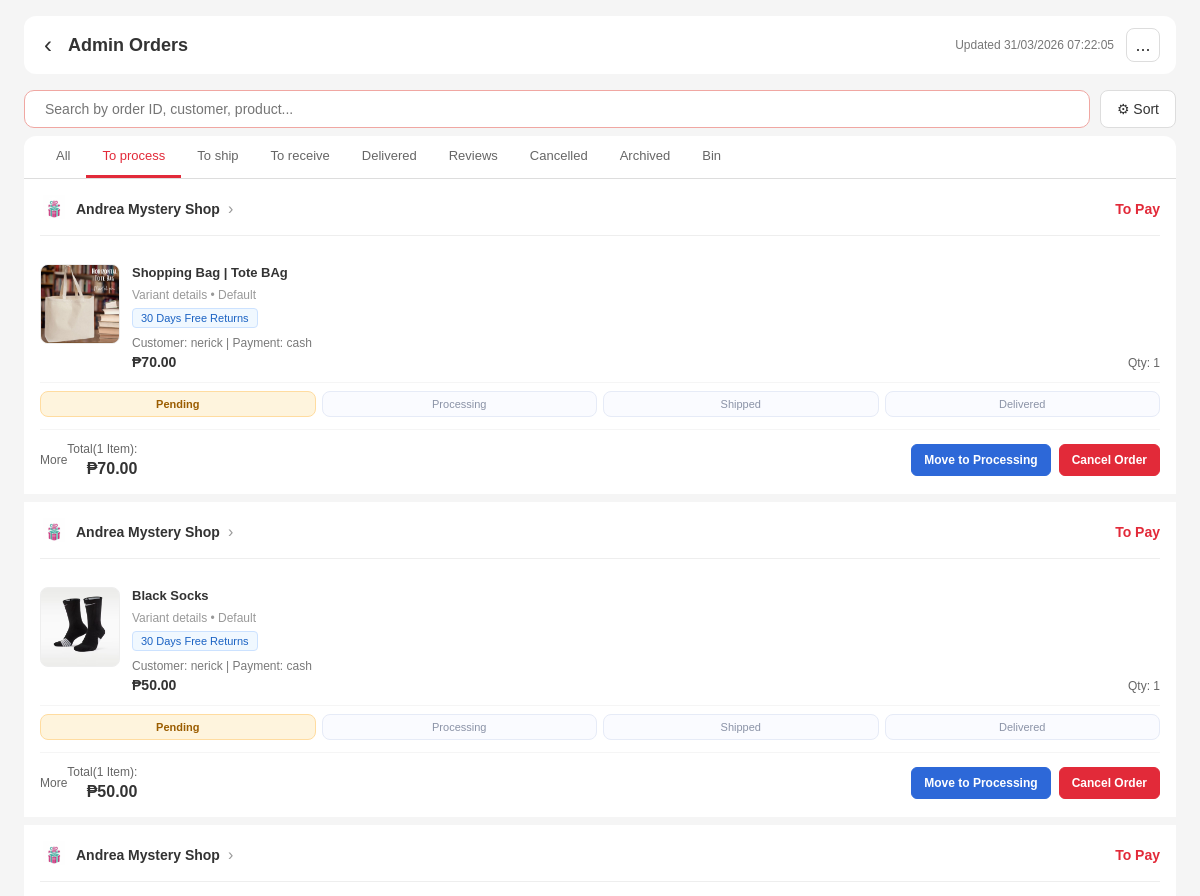
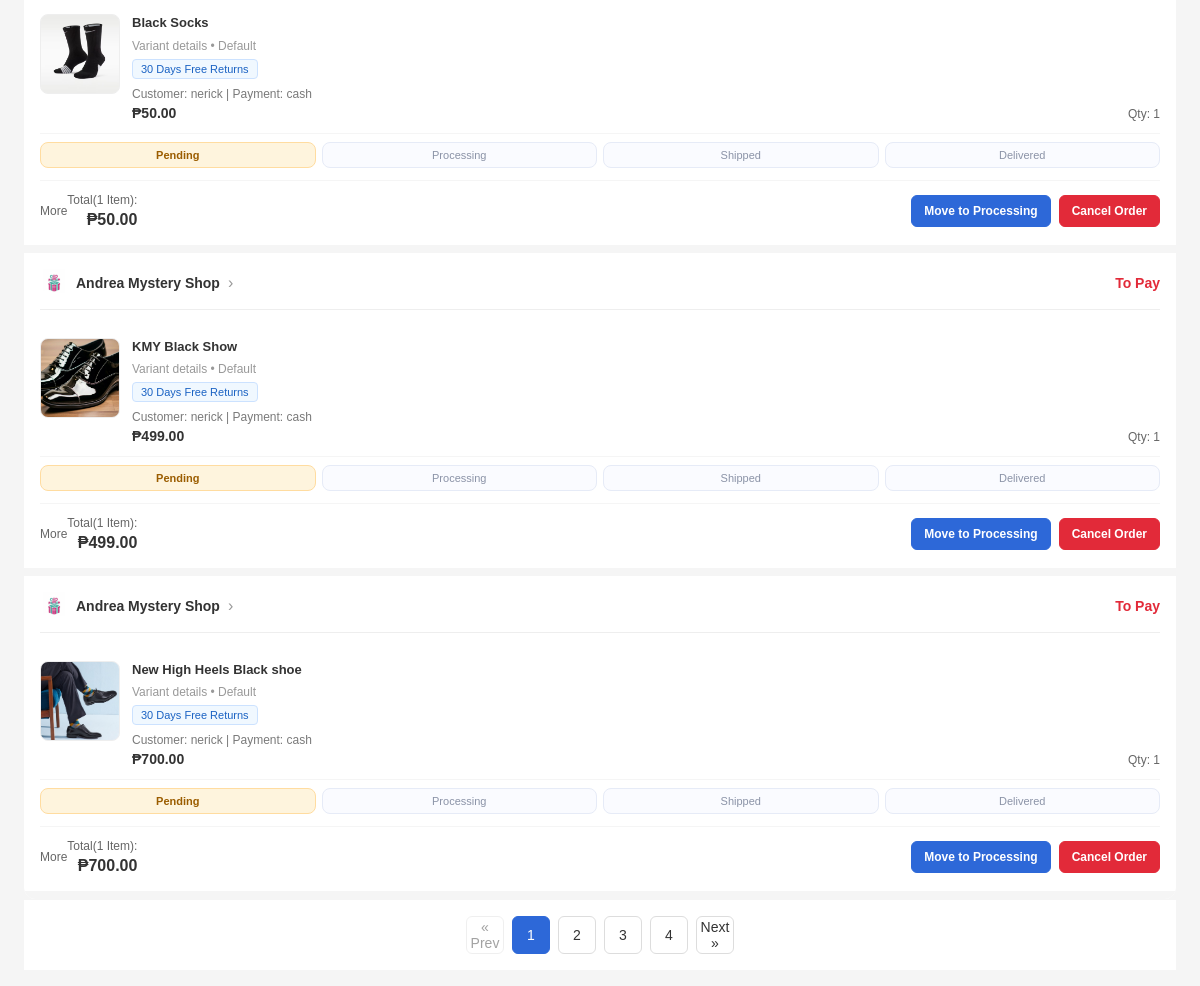
The page /admin_orders.php?status=pending (signed in) on the database its author committed (2 pictures, top to bottom).
### tables this page shows
CREATE TABLE `orders` (
  `order_id` int(11) NOT NULL,
  `user_id` int(11) DEFAULT NULL,
  `recipient_id` int(11) DEFAULT NULL,
  `order_date` datetime DEFAULT current_timestamp(),
  `status` enum('pending','processing','shipped','delivered','received','cancelled','reviewed') DEFAULT 'pending',
  `archived` tinyint(1) NOT NULL DEFAULT 0,
  `binned` tinyint(1) NOT NULL DEFAULT 0,
  `payment_method` enum('cash','gcash') DEFAULT 'cash',
  `total_amount` decimal(10,2) DEFAULT NULL
);

CREATE TABLE `products` (
  `product_id` int(11) NOT NULL,
  `parent_product_id` int(11) DEFAULT NULL,
  `archived` tinyint(1) NOT NULL DEFAULT 0,
  `product_name` varchar(150) DEFAULT NULL,
  `product_description` text DEFAULT NULL,
  `price` decimal(10,2) DEFAULT NULL,
  `product_stock` int(11) DEFAULT NULL,
  `order_count` int(11) NOT NULL DEFAULT 0,
  `category_id` int(11) DEFAULT NULL,
  `average_rating` decimal(3,2) DEFAULT 0.00
);

CREATE TABLE `users` (
  `user_id` int(11) NOT NULL,
  `full_name` varchar(100) NOT NULL,
  `email` varchar(150) NOT NULL,
  `password` varchar(255) NOT NULL,
  `role` enum('admin','user') DEFAULT 'user',
  `status` enum('active','inactive') DEFAULT 'active',
  `created_at` timestamp NOT NULL DEFAULT current_timestamp(),
  `updated_at` timestamp NOT NULL DEFAULT current_timestamp() ON UPDATE current_timestamp()
);

CREATE TABLE `order_items` (
  `order_item_id` int(11) NOT NULL,
  `order_id` int(11) NOT NULL,
  `product_id` int(11) NOT NULL,
  `quantity` int(11) NOT NULL CHECK (`quantity` > 0),
  `price` decimal(10,2) NOT NULL
);

### admin_orders.php (the view, shortened to what this page needs)
<?php
require_once 'dbConnection.php';
$statusLabels = [
  'pending' => 'Pending',
  'processing' => 'Processing',
  'shipped' => 'Shipped',
  'delivered' => 'Delivered',
  'received' => 'Received',
  'reviewed' => 'Reviewed',
  'cancelled' => 'Cancelled'
];
$linearFlow = ['pending', 'processing', 'shipped', 'delivered'];
$nextStatusMap = [
  'pending' => 'processing',
  'processing' => 'shipped',
  'shipped' => 'delivered'
];
$orders = [];
$orderSql = 'SELECT
  o.order_id,
  o.user_id,
  o.recipient_id,
  o.order_date,
  o.status,
  o.archived,
  o.binned,
  o.payment_method,
  o.total_amount,
  u.full_name AS customer_name,
  oi.order_item_id,
  oi.product_id,
  oi.quantity,
  oi.price,
  p.product_name,
  p.product_description,
  (SELECT pi.image_url
   FROM product_images pi
   WHERE pi.product_id = p.product_id
     AND LOWER(pi.image_url) REGEXP "\\\\.(jpg|jpeg|png|gif|webp)$"
   ORDER BY pi.is_pinned DESC, pi.image_id ASC
   LIMIT 1) AS product_image
  FROM orders o
  LEFT JOIN users u ON o.user_id = u.user_id
  LEFT JOIN order_items oi ON o.order_id = oi.order_id
  LEFT JOIN products p ON oi.product_id = p.product_id
  ORDER BY o.order_date DESC, o.order_id DESC, oi.order_item_id ASC';
$orderResult = $conn->query($orderSql);
if ($orderResult) {
  while ($row = $orderResult->fetch_assoc()) {
    $orderId = intval($row['order_id']);
    if (!isset($orders[$orderId])) {
      $orders[$orderId] = [
        'order_id' => $orderId,
        'user_id' => intval($row['user_id'] ?? 0),
        'recipient_id' => intval($row['recipient_id'] ?? 0),
        'order_date' => $row['order_date'],
        'status' => $row['status'],
        'archived' => intval($row['archived'] ?? 0),
        'binned' => intval($row['binned'] ?? 0),
        'payment_method' => $row['payment_method'],
        'total_amount' => (float)($row['total_amount'] ?? 0),
        'customer_name' => $row['customer_name'] ?: 'Unknown',
        'items' => []
      ];
    }
    if (!empty($row['product_id'])) {
      $orders[$orderId]['items'][] = [
        'order_item_id' => intval($row['order_item_id'] ?? 0),
        'product_id' => intval($row['product_id'] ?? 0),
        'product_name' => $row['product_name'] ?: 'Product',
        'product_description' => $row['product_description'] ?: '',
        'product_image' => $row['product_image'] ?: 'logo.jpg',
        'quantity' => intval($row['quantity'] ?? 1),
        'price' => (float)($row['price'] ?? 0)
      ];
    }
  }
}
$orders = array_values($orders);
$recipientData = [];
foreach ($orders as $order) {
  $recipientId = intval($order['recipient_id'] ?? 0);
  if ($recipientId <= 0 || isset($recipientData[$recipientId])) {
    continue;
  }
  $recipientStmt = $conn->prepare('SELECT recipient_name, phone_no, street_name, unit_floor, district, city, region FROM recipients WHERE recipient_id = ? LIMIT 1');
  if ($recipientStmt) {
    $recipientStmt->bind_param('i', $recipientId);
    $recipientStmt->execute();
    $recipientResult = $recipientStmt->get_result();
    if ($recipientResult && $recipientResult->num_rows > 0) {
      $recipientData[$recipientId] = $recipientResult->fetch_assoc();
    }
  }
}
$statusDisplay = [
  'pending' => 'To Pay',
  'processing' => 'To Ship',
  'shipped' => 'To Receive',
  'delivered' => 'Order Delivered',
  'received' => 'Order Received',
  'reviewed' => 'Reviewed',
  'cancelled' => 'Cancelled'
];
?>
<!doctype html>
<html>
<head>
  <link rel="stylesheet" href="main.css">
</head>
<body>
  <div class="page-container">
    <div class="page-header">
      <div class="back-arrow" onclick="window.location.href='admin_dashboard.php'">‹</div>
      <div class="header-title">Admin Orders</div>
      <div class="header-meta">Updated <?php echo date('d/m/Y H:i:s'); ?></div>
      <div class="topbar-menu">
        <button type="button" class="menu-trigger" onclick="toggleTopbarMenu(event)">...</button>
      </div>
    </div>
    <div id="adminOrdersSection" class="admin-orders-section active">
      <div class="search-filter-bar">
        <div class="search-wrapper">
          <input type="text" id="searchInput" placeholder="Search by order ID, customer, product..." onkeyup="applyFilters()" autocomplete="off">
        </div>
        <div style="position: relative;">
          <button class="filter-btn" onclick="toggleFilterDropdown()" title="Filter">⚙ Sort</button>
        </div>
      </div>
      <div class="tabs-container">
        <button class="tab active" data-status="all" onclick="filterByStatus('all')">All</button>
        <button class="tab" data-status="pending" onclick="filterByStatus('pending')">To process</button>
        <button class="tab" data-status="processing" onclick="filterByStatus('processing')">To ship</button>
        <button class="tab" data-status="shipped" onclick="filterByStatus('shipped')">To receive</button>
        <button class="tab" data-status="delivered" onclick="filterByStatus('delivered')">Delivered</button>
        <button class="tab" data-status="reviewed" onclick="filterByStatus('reviewed')">Reviews</button>
        <button class="tab" data-status="cancelled" onclick="filterByStatus('cancelled')">Cancelled</button>
        <button class="tab" data-status="archived" onclick="filterByStatus('archived')">Archived</button>
        <button class="tab" data-status="bin" onclick="filterByStatus('bin')">Bin</button>
      </div>
      <div class="orders-container" id="ordersContainer">
        <?php foreach ($orders as $order): ?>
        <?php
          $status = $order['status'];
          $nextStatus = $nextStatusMap[$status] ?? null;
          $isArchived = intval($order['archived'] ?? 0) === 1;
          $isBinned = intval($order['binned'] ?? 0) === 1;
          if ($isArchived || $isBinned) {
            $nextStatus = null;
          }
          $canCancel = $status === 'pending';
          if ($isArchived || $isBinned) {
            $canCancel = false;
          }
          $timelineIndex = array_search($status, $linearFlow, true);
          $statusText = $isBinned ? 'Binned' : ($isArchived ? 'Archived' : ($statusDisplay[$status] ?? ucfirst($status)));
          $recipient = isset($recipientData[$order['recipient_id']]) ? $recipientData[$order['recipient_id']] : null;
          $recipientName = $recipient['recipient_name'] ?? 'Recipient';
          $recipientPhone = $recipient['phone_no'] ?? '';
          $recipientParts = [];
          if ($recipient) {
            if (!empty($recipient['street_name'])) $recipientParts[] = $recipient['street_name'];
            if (!empty($recipient['unit_floor'])) $recipientParts[] = $recipient['unit_floor'];
            if (!empty($recipient['district'])) $recipientParts[] = $recipient['district'];
            if (!empty($recipient['city'])) $recipientParts[] = $recipient['city'];
            if (!empty($recipient['region'])) $recipientParts[] = $recipient['region'];
          }
          $recipientAddress = implode(', ', $recipientParts);
          $productList = implode(', ', array_map(function ($item) {
            return (string)($item['product_name'] ?? '');
          }, $order['items']));
        ?>
        <div class="order-group" data-status="<?php echo htmlspecialchars($status); ?>" data-archived="<?php echo $isArchived ? '1' : '0'; ?>" data-binned="<?php echo $isBinned ? '1' : '0'; ?>" data-order-id="<?php echo intval($order['order_id']); ?>" data-customer="<?php echo htmlspecialchars(strtolower((string)$order['customer_name'])); ?>" data-products="<?php echo htmlspecialchars(strtolower($productList)); ?>">
          <div class="store-header">
            <div class="store-info">
              <div class="store-icon"><img src="logo.jpg" alt="Logo"></div>
              <div class="store-name">Andrea Mystery Shop</div>
              <div class="store-arrow">›</div>
            </div>
            <div class="order-status"><?php echo htmlspecialchars($statusText); ?></div>
          </div>
          <?php if (!empty($order['items'])): ?>
            <?php foreach ($order['items'] as $item): ?>
              <?php $itemImage = !empty($item['product_image']) ? htmlspecialchars($item['product_image']) : 'logo.jpg'; ?>
              <div class="order-item" onclick="openOrderDetail(this)"
                data-order-id="<?php echo intval($order['order_id']); ?>"
                data-item-id="<?php echo intval($item['order_item_id']); ?>"
                data-product-id="<?php echo intval($item['product_id']); ?>"
                data-order-status="<?php echo htmlspecialchars($status); ?>"
                data-store-name="Andrea Mystery Shop"
                data-recipient-name="<?php echo htmlspecialchars($recipientName); ?>"
                data-recipient-phone="<?php echo htmlspecialchars($recipientPhone); ?>"
                data-recipient-address="<?php echo htmlspecialchars($recipientAddress); ?>"
                data-customer-name="<?php echo htmlspecialchars($order['customer_name']); ?>"
                data-payment-method="<?php echo htmlspecialchars($order['payment_method'] ?: 'N/A'); ?>"
                data-order-date="<?php echo htmlspecialchars((string)$order['order_date']); ?>"
                data-total-amount="<?php echo htmlspecialchars(number_format((float)$order['total_amount'], 2)); ?>"
                data-item-count="<?php echo intval(count($order['items'])); ?>"
                data-is-archived="<?php echo $isArchived ? '1' : '0'; ?>"
                data-is-binned="<?php echo $isBinned ? '1' : '0'; ?>"
                data-next-status="<?php echo htmlspecialchars($nextStatus ?? ''); ?>">
                <div class="item-image">
                  <img src="<?php echo $itemImage; ?>" alt="Product">
                </div>
                <div class="item-details">
                  <div class="item-name"><?php echo htmlspecialchars(substr((string)$item['product_name'], 0, 60)); ?></div>
                  <div class="item-attrs">Variant details • Default</div>
                  <div class="item-badges">
                    <div class="badge">30 Days Free Returns</div>
                  </div>
                  <div class="item-meta">Customer: <?php echo htmlspecialchars($order['customer_name']); ?> | Payment: <?php echo htmlspecialchars($order['payment_method'] ?: 'N/A'); ?></div>
                  <div class="item-bottom">
                    <div class="item-price">₱<?php echo number_format((float)$item['price'], 2); ?></div>
                    <div class="item-qty">Qty: <?php echo intval($item['quantity']); ?></div>
                  </div>
                </div>
              </div>
            <?php endforeach; ?>
          <?php endif; ?>
          <div class="timeline">
            <?php foreach ($linearFlow as $idx => $step): ?>
              <?php
                $stepClass = 'step';
                if ($status !== 'cancelled' && $timelineIndex !== false && $idx < $timelineIndex) {
                  $stepClass = 'step done';
                } elseif ($status !== 'cancelled' && $timelineIndex !== false && $idx === $timelineIndex) {
                  $stepClass = 'step current';
                }
              ?>
              <div class="<?php echo $stepClass; ?>"><?php echo htmlspecialchars($statusLabels[$step]); ?></div>
            <?php endforeach; ?>
          </div>
          <div class="actions-row">
            <div class="action-left">More</div>
            <div style="text-align: right; margin-right: auto; padding-right: 16px;">
              <div style="font-size: 12px; color: #666; margin-bottom: 4px;">Total(<?php echo count($order['items']); ?> Item<?php echo count($order['items']) > 1 ? 's' : ''; ?>):</div>
              <div style="font-size: 16px; font-weight: 600; color: #333;">₱<?php echo number_format((float)$order['total_amount'], 2); ?></div>
            </div>
            <div class="action-buttons">
              <?php if ($nextStatus): ?>
                <form method="POST" class="order-action-form" style="display:inline;" data-confirm-type="warning" data-confirm-title="Change Order Status" data-confirm-message="Move this order to <?php echo htmlspecialchars($statusLabels[$nextStatus]); ?>?">
                  <button type="submit" class="action-btn primary">Move to <?php echo htmlspecialchars($statusLabels[$nextStatus]); ?></button>
                </form>
              <?php endif; ?>
              <?php if ($canCancel): ?>
                <form method="POST" class="order-action-form" style="display:inline;" data-confirm-type="warning" data-confirm-title="Cancel Order" data-confirm-message="Cancel this order? Only pending orders can be cancelled.">
                  <button type="submit" class="action-btn danger">Cancel Order</button>
                </form>
              <?php endif; ?>
            </div>
          </div>
        </div>
        <?php endforeach; ?>
      </div>
      <div id="paginationContainer" class="pagination-wrap"></div>
    </div>
  </div>
</body>
</html>

### main.css (style rules this page uses)
* { margin: 0; padding: 0; box-sizing: border-box; font-family: "Poppins", sans-serif; }
html, body { height: 100%; margin: 0; background: #f5f5f5; }
body::before { content: ""; position: fixed; top: 0; left: 0; width: 100%; height: 100%; background: rgba(0, 0, 50, 0.02); z-index: -1; }
body { padding-top: 64px; }

### rows shown on the page
orders: statusText "To Pay", shows a picture, products.product_name "Shopping Bag | Tote BAg", user.full_name "nerick", payment_method "cash", order_items.price "70.00", order_items.quantity "1", step "Pending", step "Processing", step "Shipped", step "Delivered", count($order['items']) "1", total_amount "70.00", status "Processing"
orders: statusText "To Pay", products.product_name "Black Socks", user.full_name "nerick", payment_method "cash", order_items.price "50.00", order_items.quantity "1", step "Pending", step "Processing", step "Shipped", step "Delivered", count($order['items']) "1", total_amount "50.00", status "Processing"
orders: statusText "To Pay", products.product_name "Black Socks", user.full_name "nerick", payment_method "cash", order_items.price "50.00", order_items.quantity "1", step "Pending", step "Processing", step "Shipped", step "Delivered", count($order['items']) "1", total_amount "50.00", status "Processing"
orders: statusText "To Pay", shows a picture, products.product_name "KMY Black Show", user.full_name "nerick", payment_method "cash", order_items.price "499.00", order_items.quantity "1", step "Pending", step "Processing", step "Shipped", step "Delivered", count($order['items']) "1", total_amount "499.00", status "Processing"
orders: statusText "To Pay", shows a picture, products.product_name "New High Heels Black shoe", user.full_name "nerick", payment_method "cash", order_items.price "700.00", order_items.quantity "1", step "Pending", step "Processing", step "Shipped", step "Delivered", count($order['items']) "1", total_amount "700.00", status "Processing"
